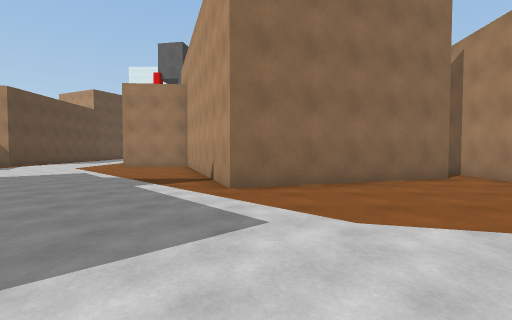
view 1 (above)

24 first-person views from a walk through a 3-D level made in the Unity game engine. The camera is 1.3 m above the floor, tilts 2° down and sees 85° across. The floor is counted in squares, 2 m on a side. Each view is taken from the middle of a square. On the plan, view 1 faces up. The plan holds only what a view shows up to about 9 squares ahead; the rest is blank. The place goes on beyond the plan. Some trees and plants on the terrain are drawn as simple stand-ins. Some surface patterns are stand-ins.

view 2
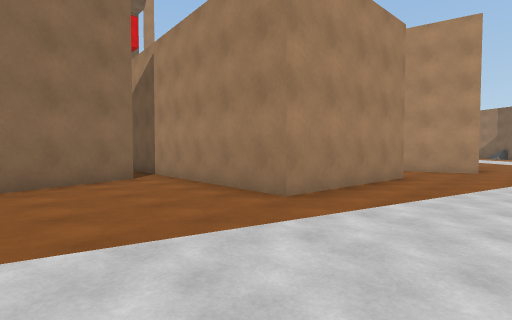

view 3
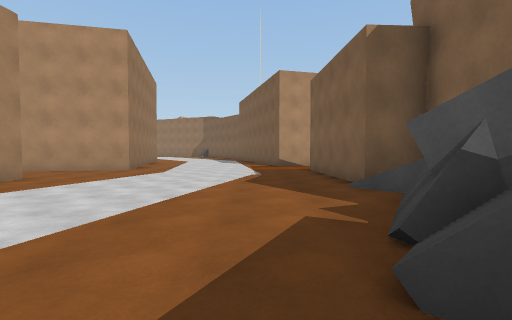

view 4
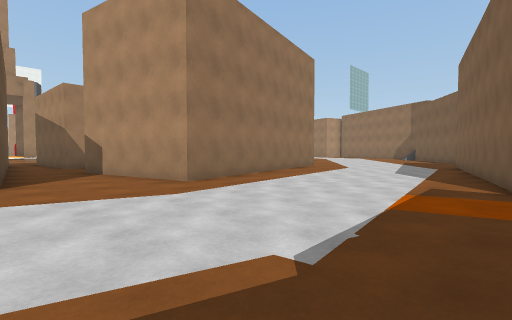

view 5
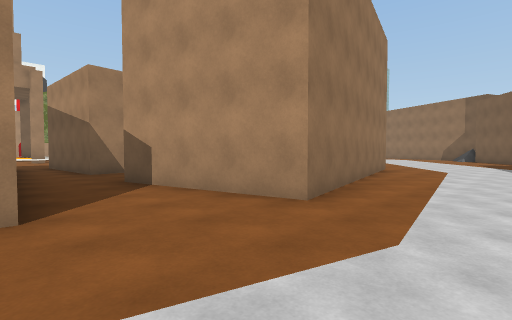

view 6
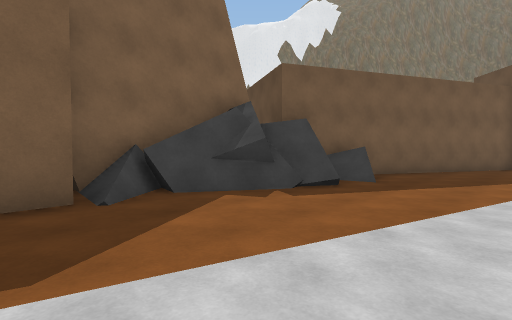

view 7
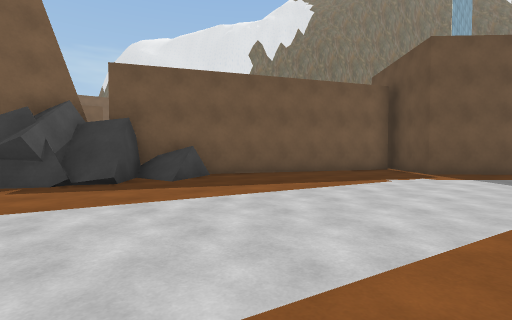

view 8
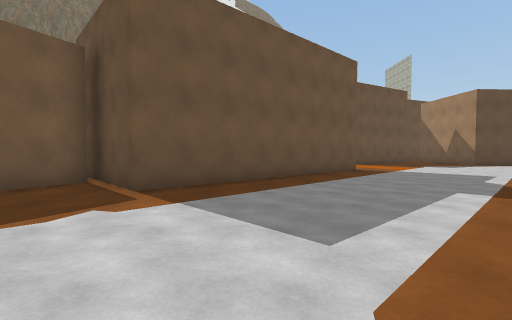

view 9
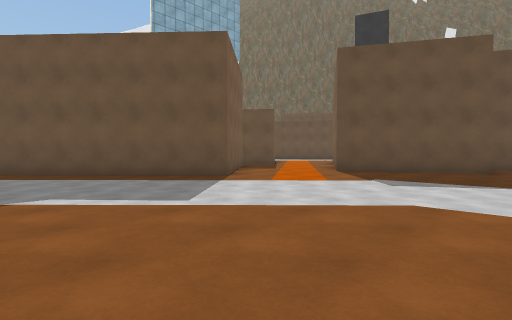

view 10
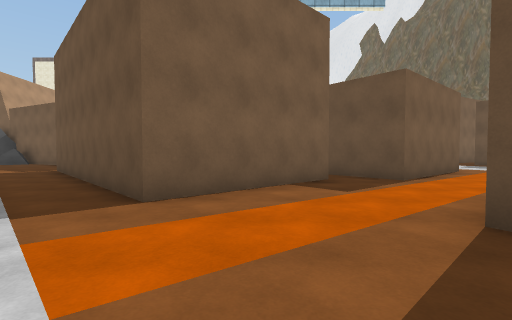

view 11
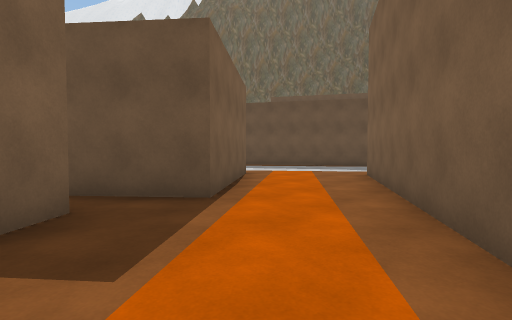

view 12
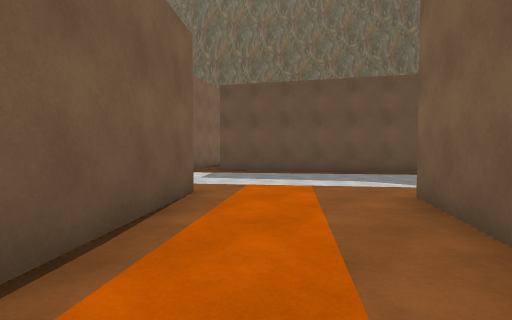

view 13
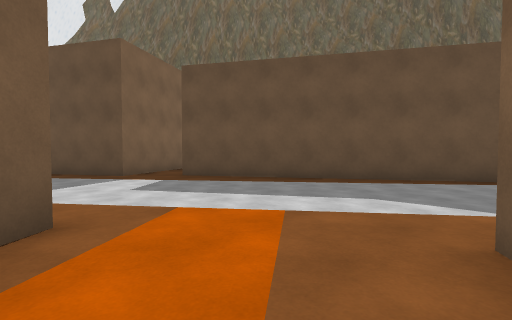

view 14
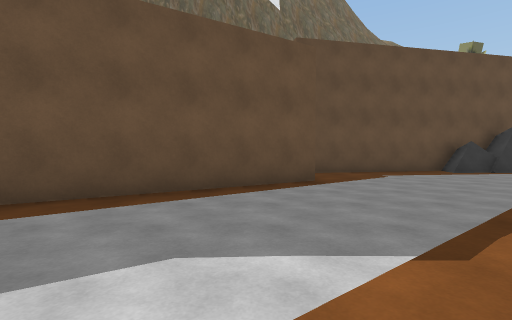

view 15
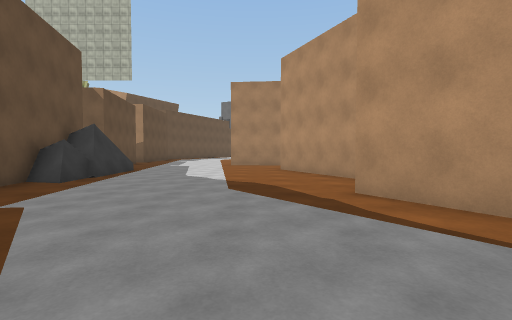

view 16
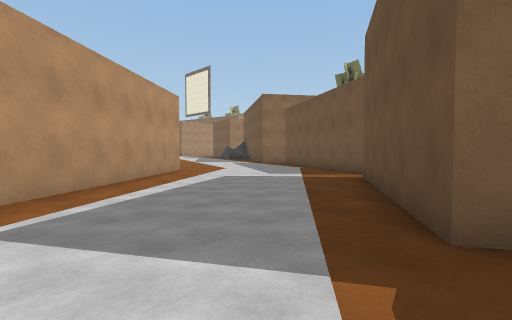

view 17
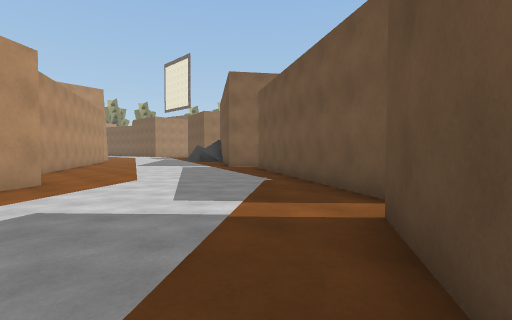

view 18
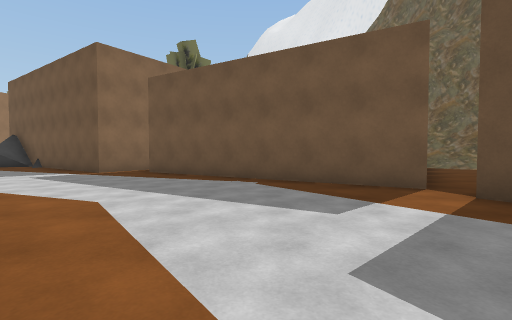

view 19
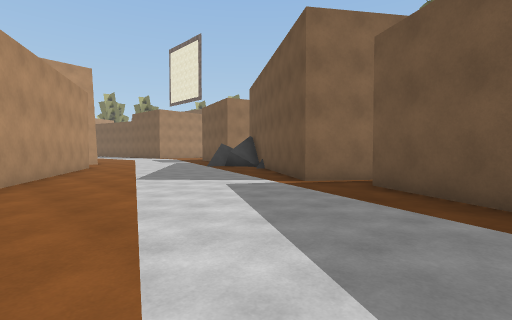

view 20
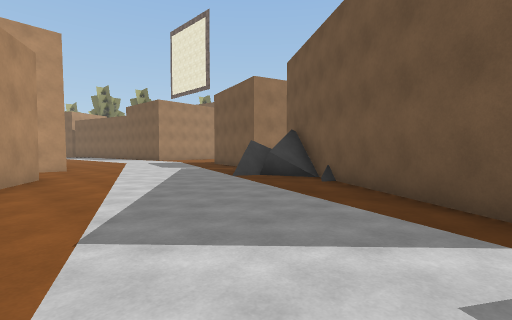

view 21
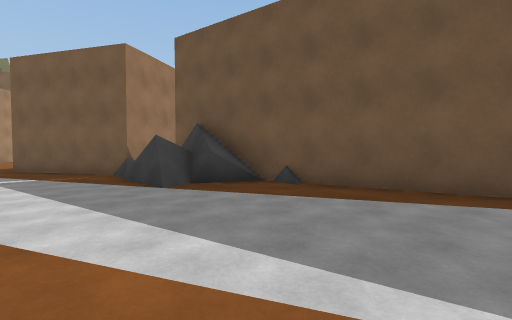

view 22
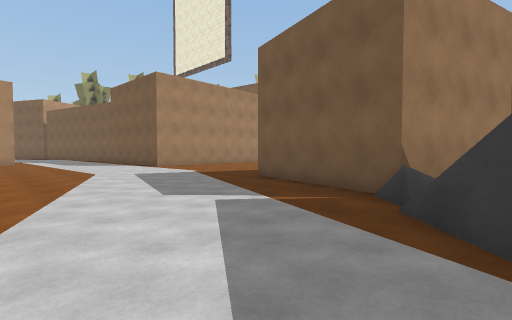

view 23
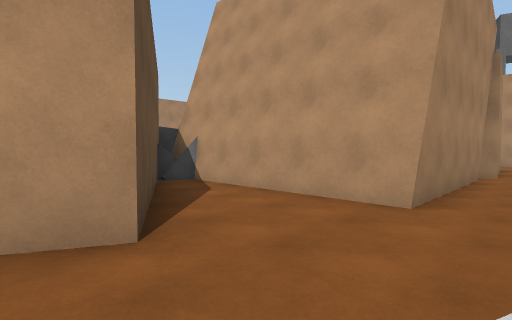

view 24
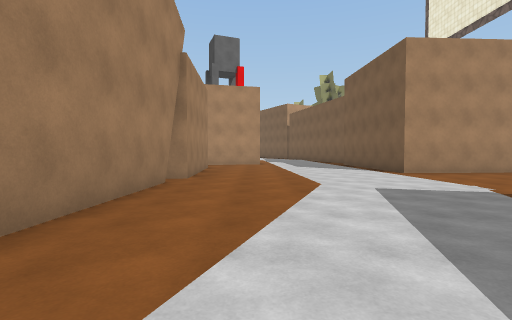

### Floor plan
Points are (right, up) in squares from view 1. A wall is a line through its corners. A room is listed if a view was taken in it or the views show most of it. See-through windows are left out.
Room 1 (views 1, 2, 3, 4, 5, 6, 7, 8, 9, 10, 11)
walls: (4.7, 6.7) (-0.4, 4.9) (-1.9, 8.9); (9.3, 2.2) (5.2, 2.5) (5.7, 9.1); (9.7, 8) (9.3, 2.7); (4.7, -4.1) (6.9, -5.4); (3.6, -4.4) (4.2, -3.6); (1.7, -4.1) (2.6, -3.6); (5.7, -4.9) (7, -5.7); (5, -5) (5.5, -5.3); (4.3, -5.3) (5.4, -4.3); (12.2, 7.6) (11.2, 7.5) (11, 9.7); (6.8, -5.9) (7.4, -5.4); (6.5, -6.1) (8, -6.1); (8.2, -6.2) (8.2, -5) (12, -4.8); (-3.9, -1.5) (3.7, -5.4); (14.9, -3.8) (20.1, -2.4); (18.2, 2.5) (12.1, 1.1) (11.2, 5.1); (-9.3, 3.8) (-7.5, 5.4) (-2.6, 0) (-5, -2.2); (-13.1, 10.2) (-11, 6.5)
low walls: (6.7, -5.9) (7.8, -4.9)
ways out: opening at (-10.5, 4.5) to room 2; opening at (13.5, -4.5) to room 2
Room 2 (views 12, 13, 14, 15, 16, 17, 18, 19, 20, 21, 22, 23, 24)
walls: (-9.5, -6.9) (-13.5, -2.2); (-2.6, -15.6) (-2, -15.3) (-1.6, -16) (-1.3, -15.2) (-0.4, -16.1); (-8.5, -14.4) (-7.5, -13) (-1.2, -17.5); (2.9, -7) (0.8, -11) (-6.5, -7.2); (-1.2, -16) (-1, -15.4); (3.7, -7.2) (2.9, -6.9); (0.3, -17.2) (4.4, -18.4); (-14.9, -9.6) (-8.8, -13.3); (8.1, -12.1) (3.6, -12) (3.7, -7.4); (-10.7, 2.6) (-9.3, 3.8); (-15.5, 0.1) (-12.3, 2.8) (-10.9, 1.2); (10.9, -12.2) (8.9, -12.2); (-19.3, -5.4) (-17.6, -4.3) (-15, -8.8); (11.9, -12.2) (8.6, -12.4) (8.5, -11.9); (-12.1, 5.9) (-17.5, 2.8); (10.3, -20.5) (10.2, -18.3) (11, -18.3); (-18.5, 4.7) (-19.5, 6.4); (-23, 3.3) (-18.7, -3.6); (-18.6, 8.5) (-19.8, 11.1); (-25.4, 8.7) (-25.4, 8.3); (-26.1, 9.2) (-25, 3.7); (-25.3, 11) (-25.1, 7.8)
low walls: (-3.7, -15.5) (-3.4, -15.9); (3.7, -7.4) (2.9, -7); (-1.7, -16.6) (-1.4, -17.1); (-0.1, -16.5) (0.5, -17.1); (-25.1, 7.8) (-26.1, 8.1); (-25.2, 11) (-25, 8.8)
ways out: opening at (-10.5, 4.5) to room 1; opening at (13.5, -4.5) to room 1

Where each view was taken, in squares from view 1:
view 1: 0 up, 0 right, facing up
view 2: 0 up, 2 right, facing up-right
view 3: 3 down, 3 right, facing right
view 4: 4 down, 9 right, facing up-right
view 5: 1 down, 9 right, facing up-right
view 6: 1 down, 9 right, facing down-left
view 7: 2 up, 6 right, facing down-left
view 8: 2 up, 2 right, facing left
view 9: 11 up, 3 left, facing down-left
view 10: 9 up, 9 left, facing down
view 11: 6 up, 10 left, facing down-left
view 12: 4 up, 13 left, facing down-left
view 13: 3 up, 15 left, facing down-left
view 14: 2 up, 17 left, facing left
view 15: 2 up, 21 left, facing up
view 16: 2 down, 18 left, facing down-right
view 17: 6 down, 16 left, facing down-right
view 18: 5 down, 12 left, facing down
view 19: 8 down, 11 left, facing down-right
view 20: 10 down, 7 left, facing down-right
view 21: 10 down, 3 left, facing down
view 22: 13 down, 1 left, facing down-right
view 23: 13 down, 0 right, facing up-right
view 24: 14 down, 2 right, facing right
